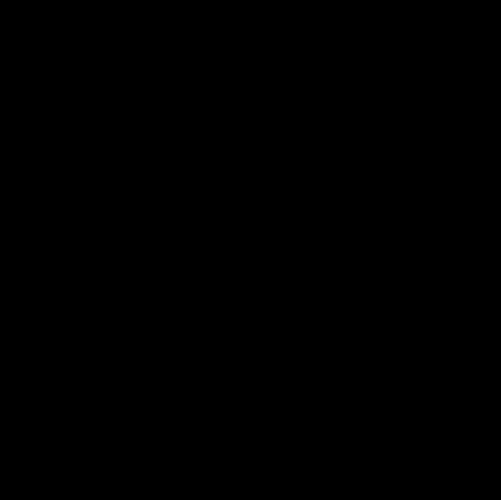
Frame 1 (no input)
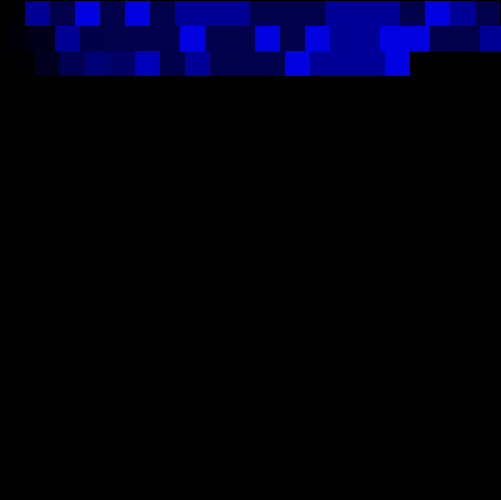
Frame 60 (the mouse pressed at the canvas centre just before this capture)
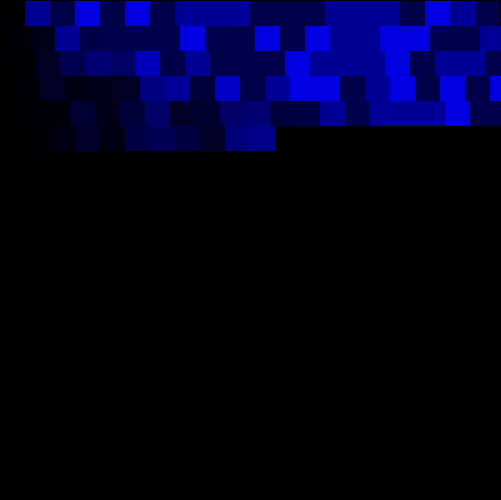
Frame 120 (the mouse held since frame 60 and released just before this capture)

The Processing sketch that drew these frames (run headless with seeded random() and noise(); from frame 60 on, the mouse is pressed at the canvas centre):

// Processing sketch: processing_32561
// ── processing_32561.pde

int x;
int y=1;
float c;
int g;
int a;
int s;

void setup(){
 size(501, 500);
 background(0);
 smooth();
 frameRate(2500);

    
}
void draw(){
  fill(0, 0, g, a);
  noStroke();
  rect(x, y, s, s);
  s=25; 
  c = random(0, 3);
  if (c<=2){
    g=150;
  }
  if (c<=1){
    g=75;
  }
  if (c>2){
    g=225;
  }
    x=x+s;
  

 if (x>=500){
   y=y+s;
   x=x-520-s;
 }
 a=(80*x)/y;
}
